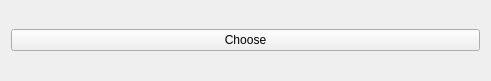
<?xml version="1.0" encoding="UTF-8"?>
<ui version="4.0">
 <class>Widget</class>
 <widget class="QWidget" name="Widget">
  <property name="geometry">
   <rect>
    <x>0</x>
    <y>0</y>
    <width>491</width>
    <height>81</height>
   </rect>
  </property>
  <property name="windowTitle">
   <string>Widget</string>
  </property>
  <layout class="QVBoxLayout" name="verticalLayout">
   <item>
    <widget class="QPushButton" name="chooseButton">
     <property name="text">
      <string>Choose</string>
     </property>
    </widget>
   </item>
  </layout>
 </widget>
 <resources/>
 <connections/>
</ui>
